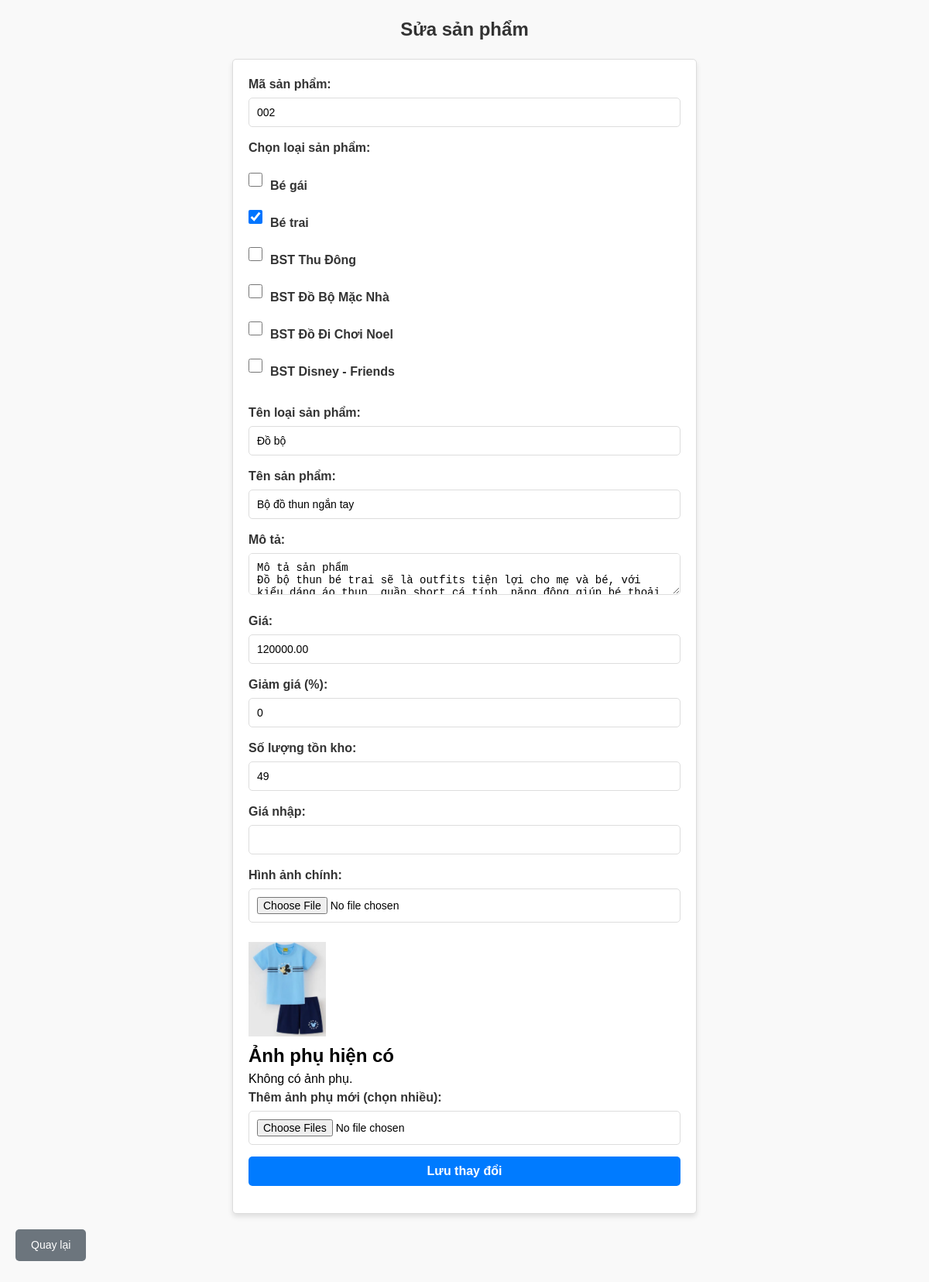
Before: /admin/edit_product.php?id=2 (signed in) with the older database file.
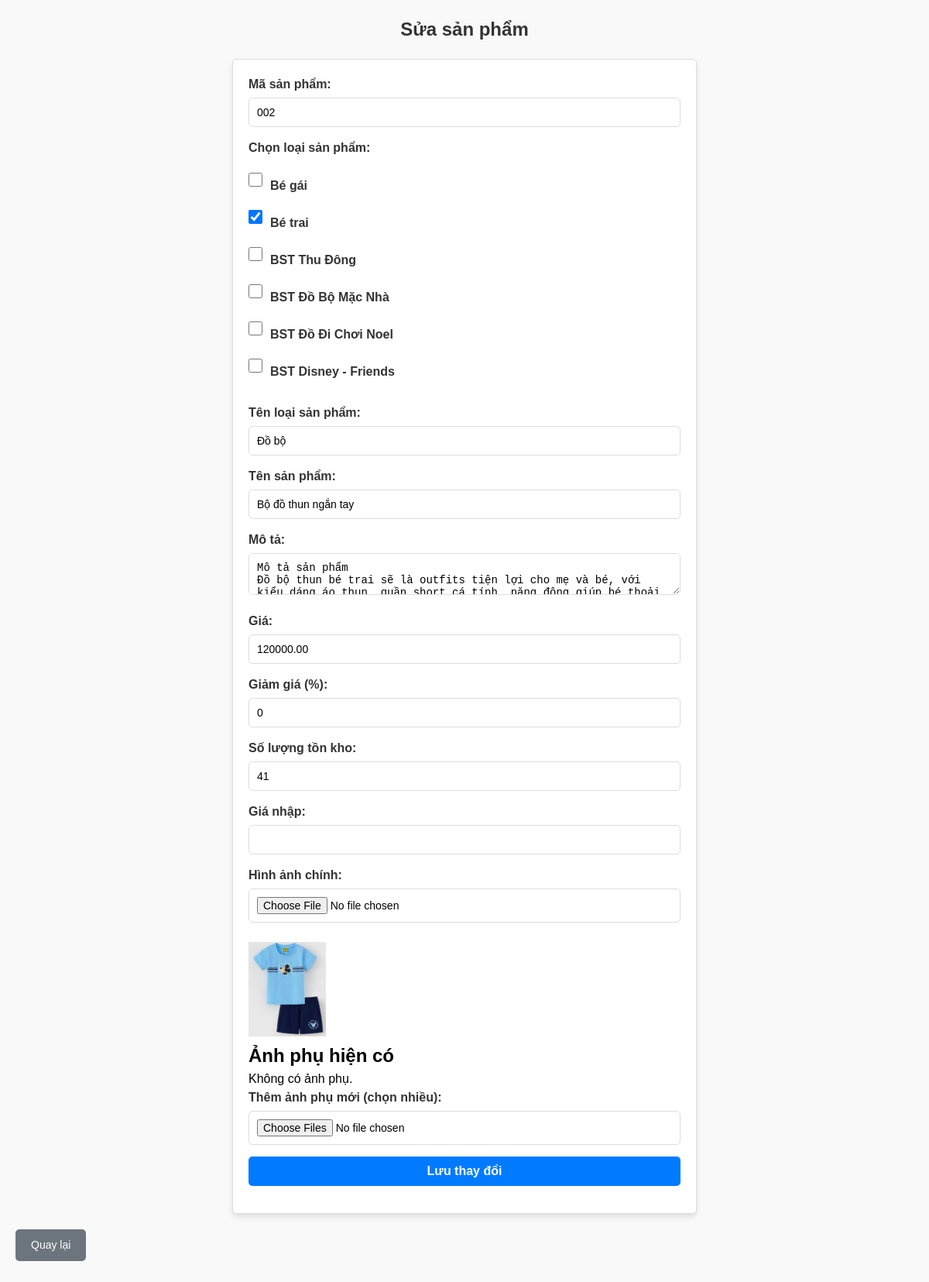
After: the same page with the newer database file.
### tables this page shows
CREATE TABLE `products` (
  `id` int(11) NOT NULL,
  `product_code` varchar(50) NOT NULL,
  `category` varchar(50) NOT NULL,
  `category_name` varchar(50) NOT NULL,
  `name` varchar(255) NOT NULL,
  `image` varchar(255) NOT NULL,
  `description` text NOT NULL,
  `price` decimal(10,2) NOT NULL,
  `created_at` timestamp NOT NULL DEFAULT current_timestamp(),
  `sale_percentage` int(11) DEFAULT 0,
  `stock` int(11) DEFAULT 50,
  `cost_price` decimal(10,2) DEFAULT NULL,
  `sale_price` decimal(10,2) DEFAULT NULL,
  `sold_quantity` int(11) DEFAULT 0
);

### admin/edit_product.php (the view, shortened to what this page needs)
<?php
require '../db.php';
$product_id = isset($_GET['id']) ? intval($_GET['id']) : 0;
$stmt = $pdo->prepare("SELECT * FROM products WHERE id = ?");
$stmt->execute([$product_id]);
$product = $stmt->fetch(PDO::FETCH_ASSOC);
$img_stmt = $pdo->prepare("SELECT * FROM product_images WHERE product_id = ?");
$img_stmt->execute([$product_id]);
$additional_images = $img_stmt->fetchAll(PDO::FETCH_ASSOC);
?>
<!DOCTYPE html>
<html lang="en">
<head>
    <link rel="stylesheet" href="../css/admin.css">
</head>
<body>
    <h1>Sửa sản phẩm</h1>
    <form action="" method="POST" enctype="multipart/form-data">
        <label for="product_code">Mã sản phẩm:</label>
        <input type="text" id="product_code" name="product_code" value="<?php echo htmlspecialchars($product['product_code']); ?>" required>
        <label for="category">Chọn loại sản phẩm:</label>
        <div class="checkbox-group">
            <?php
            $categories = ['Bé gái', 'Bé trai', 'BST Thu Đông', 'BST Đồ Bộ Mặc Nhà', 'BST Đồ Đi Chơi Noel', 'BST Disney - Friends'];
            $selected_categories = explode(',', $product['category']);
            foreach ($categories as $cat): ?>
                <label>
                    <input type="checkbox" name="category[]" value="<?php echo $cat; ?>"
                        <?php echo in_array($cat, $selected_categories) ? 'checked' : ''; ?>>
                    <?php echo $cat; ?>
                </label>
            <?php endforeach; ?>
        </div>
        <label for="category_name">Tên loại sản phẩm:</label>
        <input type="text" id="category_name" name="category_name" value="<?php echo htmlspecialchars($product['category_name']); ?>" required>
        <label for="name">Tên sản phẩm:</label>
        <input type="text" id="name" name="name" value="<?php echo htmlspecialchars($product['name']); ?>" required>
        <label for="description">Mô tả:</label>
        <textarea id="description" name="description" required><?php echo htmlspecialchars($product['description']); ?></textarea>
        <label for="price">Giá:</label>
        <input type="number" id="price" name="price" value="<?php echo htmlspecialchars($product['price']); ?>" required>
        <label for="sale_percentage">Giảm giá (%):</label>
        <input type="number" id="sale_percentage" name="sale_percentage" value="<?php echo htmlspecialchars($product['sale_percentage']); ?>" required>
        <label for="stock">Số lượng tồn kho:</label>
        <input type="number" id="stock" name="stock" value="<?php echo htmlspecialchars($product['stock']); ?>" required>
        <label for="cost_price">Giá nhập:</label>
        <input type="number" id="cost_price" name="cost_price" value="<?php echo htmlspecialchars($product['cost_price']); ?>" required>
        <label for="image">Hình ảnh chính:</label>
        <input type="file" id="image" name="image">
        <div style="margin-top:10px;">
            <img src="../uploads/<?php echo htmlspecialchars($product['image']); ?>" alt="Hình ảnh sản phẩm" style="max-width: 100px;">
        </div>
        <h2>Ảnh phụ hiện có</h2>
        <?php if (!empty($additional_images)): ?>
            <div class="additional-images">
                <?php foreach ($additional_images as $img): ?>
                    <div style="display:inline-block; margin:10px;">
                        <img src="../uploads/<?php echo htmlspecialchars($img['image_path']); ?>" alt="" style="width:100px;"><br>
                        <label><input type="checkbox" name="delete_images[]" value="<?php echo $img['id']; ?>"> Xóa</label>
                    </div>
                <?php endforeach; ?>
            </div>
        <?php else: ?>
            <p>Không có ảnh phụ.</p>
        <?php endif; ?>
        <label for="additional_images">Thêm ảnh phụ mới (chọn nhiều):</label>
        <input type="file" id="additional_images" name="additional_images[]" multiple>
        <button type="submit">Lưu thay đổi</button>
    </form>
    <a href="dashboard.php" class="back-btn">Quay lại</a>
</body>
</html>

Changed rows visible on the page:
changed products "Đồ bộ": stock "49" → "41"
